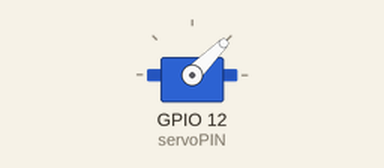
Simulated run of this program. Board: Raspberry Pi (BCM pin numbers). Parts: servo. Servo angles are drawn from the pulse width (0.5 ms = 0°, 2.5 ms = 180°).

Above: at 0.05 s.
At 1.0 s:
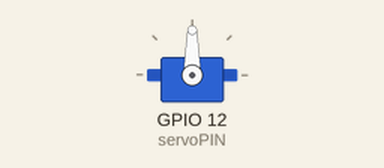
At 2.0 s:
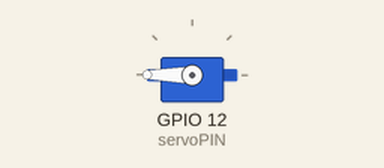
At 4.0 s:
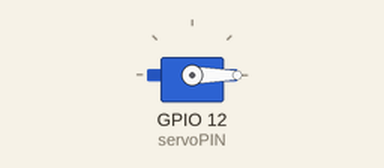
Timing chart, 0 to 5.2 s (numbered marks = the images above):
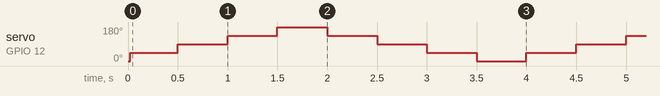

The program:

ServoTest.py
```python
import RPi.GPIO as GPIO
import time

servoPIN = 12
GPIO.setmode(GPIO.BCM)
GPIO.setup(servoPIN, GPIO.OUT)

p = GPIO.PWM(servoPIN, 50) # GPIO 17 for PWM with 50Hz
p.start(2.5) # Initialization
try:
  while True:
    p.ChangeDutyCycle(5)
    time.sleep(0.5)
    p.ChangeDutyCycle(7.5)
    time.sleep(0.5)
    p.ChangeDutyCycle(10)
    time.sleep(0.5)
    p.ChangeDutyCycle(12.5)
    time.sleep(0.5)
    p.ChangeDutyCycle(10)
    time.sleep(0.5)
    p.ChangeDutyCycle(7.5)
    time.sleep(0.5)
    p.ChangeDutyCycle(5)
    time.sleep(0.5)
    p.ChangeDutyCycle(2.5)
    time.sleep(0.5)
except KeyboardInterrupt:
  p.stop()
  GPIO.cleanup()
```

Measured:
- by itself, servo on GPIO 12 (servoPIN): repeats every 4.0 s: 90° 0.50 s, 135° 0.50 s, 180° 0.50 s, 135° 0.50 s, 90° 0.50 s, 45° 0.50 s, 0° 0.50 s, 45° 0.50 s
